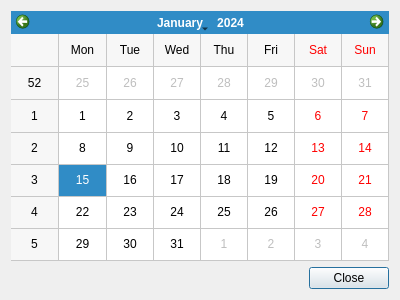
<?xml version="1.0" encoding="UTF-8"?>
<ui version="4.0">
 <class>DateTimeCalendar</class>
 <widget class="QDialog" name="DateTimeCalendar">
  <property name="geometry">
   <rect>
    <x>0</x>
    <y>0</y>
    <width>400</width>
    <height>300</height>
   </rect>
  </property>
  <property name="windowTitle">
   <string>Calendar</string>
  </property>
  <layout class="QVBoxLayout" name="verticalLayout">
   <item>
    <widget class="QCalendarWidget" name="calendarWidget">
     <property name="gridVisible">
      <bool>true</bool>
     </property>
    </widget>
   </item>
   <item>
    <widget class="QDialogButtonBox" name="buttonBox">
     <property name="orientation">
      <enum>Qt::Horizontal</enum>
     </property>
     <property name="standardButtons">
      <set>QDialogButtonBox::Close</set>
     </property>
    </widget>
   </item>
  </layout>
 </widget>
 <resources/>
 <connections>
  <connection>
   <sender>buttonBox</sender>
   <signal>accepted()</signal>
   <receiver>DateTimeCalendar</receiver>
   <slot>accept()</slot>
   <hints>
    <hint type="sourcelabel">
     <x>248</x>
     <y>254</y>
    </hint>
    <hint type="destinationlabel">
     <x>157</x>
     <y>274</y>
    </hint>
   </hints>
  </connection>
  <connection>
   <sender>buttonBox</sender>
   <signal>rejected()</signal>
   <receiver>DateTimeCalendar</receiver>
   <slot>reject()</slot>
   <hints>
    <hint type="sourcelabel">
     <x>316</x>
     <y>260</y>
    </hint>
    <hint type="destinationlabel">
     <x>286</x>
     <y>274</y>
    </hint>
   </hints>
  </connection>
 </connections>
</ui>
